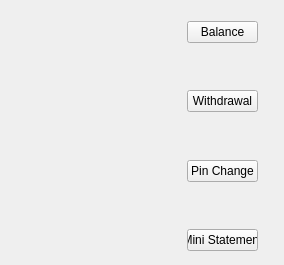
<?xml version="1.0" encoding="UTF-8"?>
<ui version="4.0">
 <class>MainMenu</class>
 <widget class="QWidget" name="MainMenu">
  <property name="geometry">
   <rect>
    <x>0</x>
    <y>0</y>
    <width>284</width>
    <height>265</height>
   </rect>
  </property>
  <property name="windowTitle">
   <string>MainMenu</string>
  </property>
  <widget class="QWidget" name="layoutWidget">
   <property name="geometry">
    <rect>
     <x>170</x>
     <y>10</y>
     <width>99</width>
     <height>252</height>
    </rect>
   </property>
   <layout class="QHBoxLayout" name="horizontalLayout">
    <item>
     <widget class="QWidget" name="widget" native="true"/>
    </item>
    <item>
     <layout class="QVBoxLayout" name="verticalLayout">
      <item>
       <widget class="QPushButton" name="pushButton">
        <property name="text">
         <string>Balance</string>
        </property>
       </widget>
      </item>
      <item>
       <spacer name="verticalSpacer">
        <property name="orientation">
         <enum>Qt::Vertical</enum>
        </property>
        <property name="sizeHint" stdset="0">
         <size>
          <width>20</width>
          <height>40</height>
         </size>
        </property>
       </spacer>
      </item>
      <item>
       <widget class="QPushButton" name="pushButton_2">
        <property name="text">
         <string>Withdrawal</string>
        </property>
       </widget>
      </item>
      <item>
       <spacer name="verticalSpacer_2">
        <property name="orientation">
         <enum>Qt::Vertical</enum>
        </property>
        <property name="sizeHint" stdset="0">
         <size>
          <width>20</width>
          <height>40</height>
         </size>
        </property>
       </spacer>
      </item>
      <item>
       <widget class="QPushButton" name="pushButton_3">
        <property name="text">
         <string>Pin Change</string>
        </property>
       </widget>
      </item>
      <item>
       <spacer name="verticalSpacer_3">
        <property name="orientation">
         <enum>Qt::Vertical</enum>
        </property>
        <property name="sizeHint" stdset="0">
         <size>
          <width>20</width>
          <height>40</height>
         </size>
        </property>
       </spacer>
      </item>
      <item>
       <widget class="QPushButton" name="pushButton_4">
        <property name="text">
         <string>Mini Statement</string>
        </property>
       </widget>
      </item>
     </layout>
    </item>
   </layout>
  </widget>
 </widget>
 <layoutdefault spacing="6" margin="11"/>
 <resources/>
 <connections/>
</ui>
